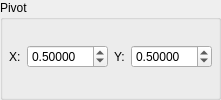
               <widget class="QGroupBox" name="groupBox_3">
                <property name="sizePolicy">
                 <sizepolicy hsizetype="Preferred" vsizetype="MinimumExpanding">
                  <horstretch>0</horstretch>
                  <verstretch>0</verstretch>
                 </sizepolicy>
                </property>
                <property name="title">
                 <string>Pivot</string>
                </property>
                <layout class="QHBoxLayout" name="horizontalLayout_18">
                 <property name="leftMargin">
                  <number>6</number>
                 </property>
                 <property name="topMargin">
                  <number>2</number>
                 </property>
                 <property name="rightMargin">
                  <number>6</number>
                 </property>
                 <property name="bottomMargin">
                  <number>5</number>
                 </property>
                 <item>
                  <layout class="QHBoxLayout" name="horizontalLayout_14">
                   <item>
                    <layout class="QHBoxLayout" name="horizontalLayout_15">
                     <item>
                      <widget class="QLabel" name="label_20">
                       <property name="text">
                        <string>X:</string>
                       </property>
                      </widget>
                     </item>
                     <item>
                      <widget class="QDoubleSpinBox" name="px">
                       <property name="sizePolicy">
                        <sizepolicy hsizetype="Expanding" vsizetype="Fixed">
                         <horstretch>0</horstretch>
                         <verstretch>0</verstretch>
                        </sizepolicy>
                       </property>
                       <property name="decimals">
                        <number>5</number>
                       </property>
                       <property name="minimum">
                        <double>-99.000000000000000</double>
                       </property>
                       <property name="maximum">
                        <double>99.000000000000000</double>
                       </property>
                       <property name="singleStep">
                        <double>0.050000000000000</double>
                       </property>
                       <property name="value">
                        <double>0.500000000000000</double>
                       </property>
                      </widget>
                     </item>
                    </layout>
                   </item>
                   <item>
                    <layout class="QHBoxLayout" name="horizontalLayout_16">
                     <item>
                      <widget class="QLabel" name="label_21">
                       <property name="text">
                        <string>Y:</string>
                       </property>
                      </widget>
                     </item>
                     <item>
                      <widget class="QDoubleSpinBox" name="py">
                       <property name="sizePolicy">
                        <sizepolicy hsizetype="Expanding" vsizetype="Fixed">
                         <horstretch>0</horstretch>
                         <verstretch>0</verstretch>
                        </sizepolicy>
                       </property>
                       <property name="decimals">
                        <number>5</number>
                       </property>
                       <property name="minimum">
                        <double>-99.000000000000000</double>
                       </property>
                       <property name="maximum">
                        <double>99.000000000000000</double>
                       </property>
                       <property name="singleStep">
                        <double>0.050000000000000</double>
                       </property>
                       <property name="value">
                        <double>0.500000000000000</double>
                       </property>
                      </widget>
                     </item>
                    </layout>
                   </item>
                  </layout>
                 </item>
                </layout>
               </widget>
